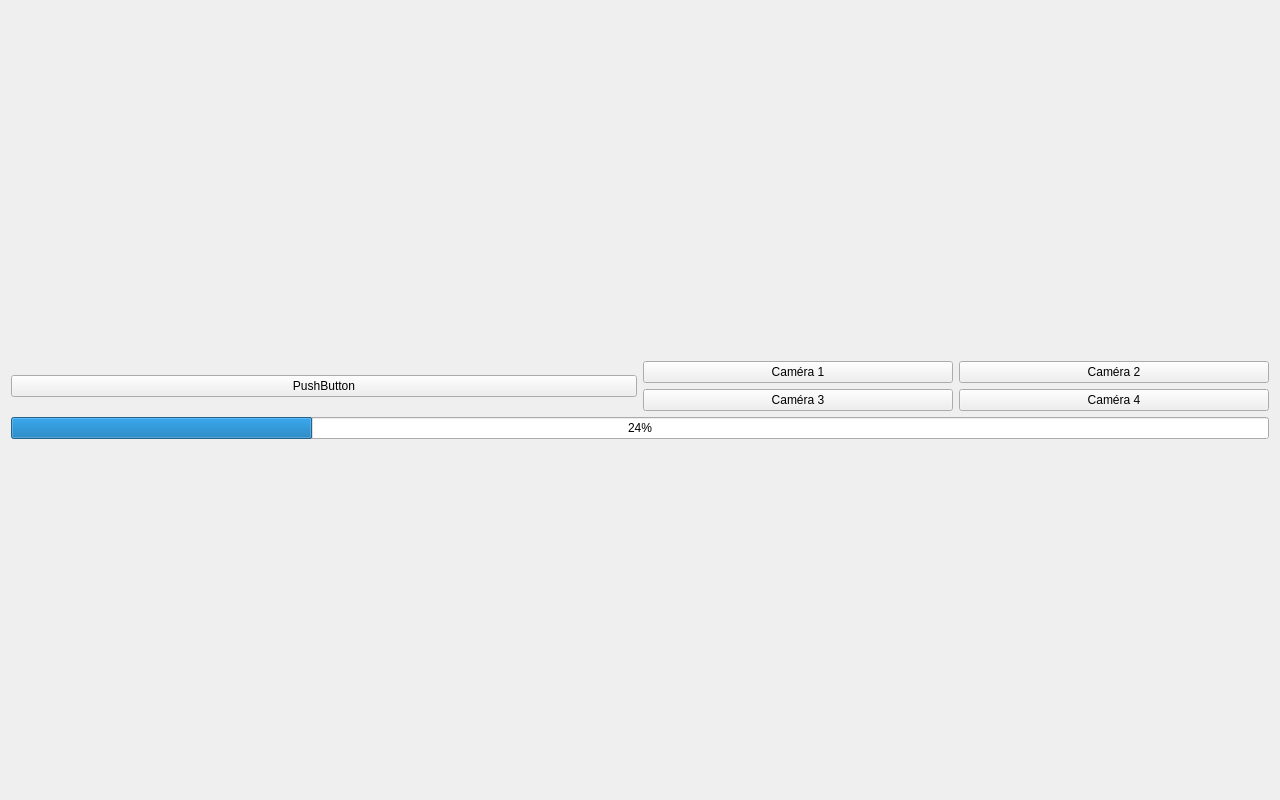
<?xml version="1.0" encoding="UTF-8"?>
<ui version="4.0">
 <class>commande</class>
 <widget class="QWidget" name="commande">
  <property name="geometry">
   <rect>
    <x>0</x>
    <y>0</y>
    <width>1280</width>
    <height>800</height>
   </rect>
  </property>
  <property name="windowTitle">
   <string>Form</string>
  </property>
  <layout class="QVBoxLayout" name="verticalLayout_2">
   <item>
    <layout class="QVBoxLayout" name="verticalLayout" stretch="90,10">
     <item>
      <layout class="QHBoxLayout" name="horizontalLayout">
       <item>
        <layout class="QHBoxLayout" name="horizontalLayout_3">
         <item>
          <widget class="QPushButton" name="pushButton">
           <property name="text">
            <string>PushButton</string>
           </property>
          </widget>
         </item>
        </layout>
       </item>
       <item>
        <layout class="QHBoxLayout" name="horizontalLayout_2">
         <item>
          <layout class="QGridLayout" name="gridLayout">
           <item row="1" column="0">
            <widget class="QPushButton" name="pushButton_camera3">
             <property name="text">
              <string>Caméra 3</string>
             </property>
            </widget>
           </item>
           <item row="0" column="0">
            <widget class="QPushButton" name="pushButton_camera1">
             <property name="text">
              <string>Caméra 1</string>
             </property>
            </widget>
           </item>
           <item row="0" column="1">
            <widget class="QPushButton" name="pushButton_camera2">
             <property name="text">
              <string>Caméra 2</string>
             </property>
            </widget>
           </item>
           <item row="1" column="1">
            <widget class="QPushButton" name="pushButton_camera4">
             <property name="text">
              <string>Caméra 4</string>
             </property>
            </widget>
           </item>
          </layout>
         </item>
        </layout>
       </item>
      </layout>
     </item>
     <item>
      <layout class="QVBoxLayout" name="verticalLayout_3">
       <item>
        <widget class="QProgressBar" name="progressBar">
         <property name="value">
          <number>24</number>
         </property>
        </widget>
       </item>
      </layout>
     </item>
    </layout>
   </item>
  </layout>
 </widget>
 <resources/>
 <connections/>
</ui>
